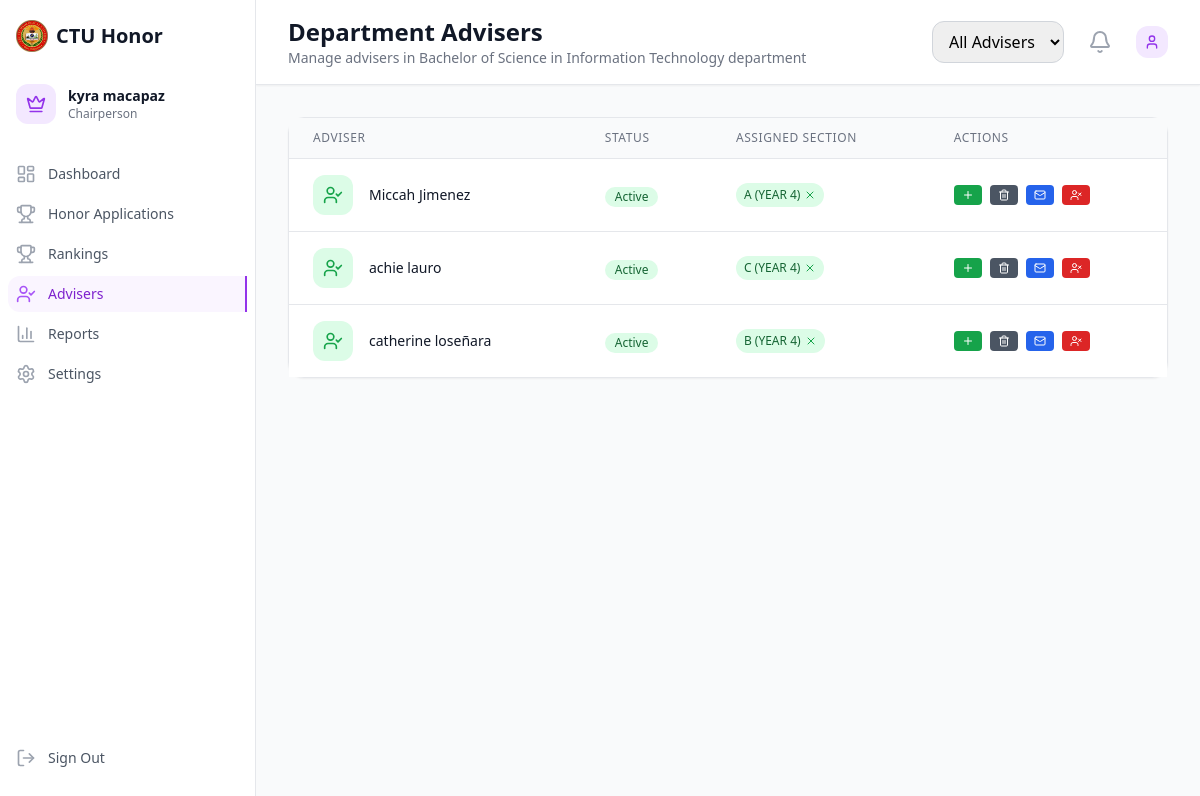
The app's page /chairperson/advisers.php (signed in) with its own data.
### tables this page shows
CREATE TABLE `users` (
  `id` int NOT NULL COMMENT 'Unique user identifier',
  `student_id` varchar(255) DEFAULT NULL,
  `email` varchar(100) NOT NULL COMMENT 'User email address (login credential)',
  `password` varchar(255) NOT NULL COMMENT 'Hashed password using password_hash()',
  `first_name` varchar(50) NOT NULL COMMENT 'User first name',
  `last_name` varchar(50) NOT NULL COMMENT 'User last name',
  `middle_name` varchar(50) DEFAULT NULL COMMENT 'User middle name (optional)',
  `role` enum('student','adviser','chairperson') NOT NULL DEFAULT 'student',
  `department` varchar(100) DEFAULT NULL COMMENT 'Academic department (e.g., Computer Science)',
  `college` varchar(100) DEFAULT NULL COMMENT 'College (e.g., College of Technology)',
  `course` varchar(150) DEFAULT NULL COMMENT 'Course/Program',
  `major` varchar(100) DEFAULT NULL COMMENT 'Major/Specialization',
  `year_level` int DEFAULT NULL COMMENT 'Student year level (1-4, null for non-students)',
  `section` varchar(100) DEFAULT NULL COMMENT 'Student/Adviser sections (JSON array or single value)',
  `contact_number` varchar(15) DEFAULT NULL COMMENT 'Phone/mobile number',
  `address` text COMMENT 'Complete address',
  `status` enum('active','inactive','suspended') DEFAULT 'active' COMMENT 'Account status',
  `email_verified` tinyint(1) DEFAULT '0' COMMENT 'Email verification status',
  `last_login` timestamp NULL DEFAULT NULL COMMENT 'Last login timestamp',
  `created_at` timestamp NULL DEFAULT CURRENT_TIMESTAMP COMMENT 'Account creation date',
  `updated_at` timestamp NULL DEFAULT CURRENT_TIMESTAMP ON UPDATE CURRENT_TIMESTAMP COMMENT 'Last update date',
  `program_id` int DEFAULT NULL
);

### chairperson/advisers.php (the view, shortened to what the rows shown need)
<?php
require_once '../config/config.php';
$database = new Database();
$db = $database->getConnection();
$department = $_SESSION['department'];
$query = "SELECT u.*,
                 (SELECT COUNT(*) FROM grade_submissions gs
                  JOIN users s ON gs.user_id = s.id
                  WHERE gs.processed_by = u.id AND s.department = :department) as processed_submissions,
                 (SELECT COUNT(*) FROM honor_applications ha
                  JOIN users s ON ha.user_id = s.id
                  WHERE ha.reviewed_by = u.id AND s.department = :department) as reviewed_applications,
                 (SELECT COUNT(*) FROM users s WHERE s.role = 'student' AND s.department = :department AND s.status = 'active') as total_students
          FROM users u
          WHERE u.role = 'adviser' AND u.department = :department
          ORDER BY u.status DESC, u.last_name, u.first_name";
$stmt = $db->prepare($query);
$stmt->bindParam(':department', $department);
$stmt->execute();
$advisers = $stmt->fetchAll(PDO::FETCH_ASSOC);
for ($i = 0; $i < count($advisers); $i++) {
    if (!empty($advisers[$i]['section'])) {
        $sections = json_decode($advisers[$i]['section'], true);
        $advisers[$i]['assigned_sections'] = $sections;
    } else {
        $advisers[$i]['assigned_sections'] = [];
    }
}
?>
<!DOCTYPE html>
<html lang="en">
<head>
    <script src="https://cdn.tailwindcss.com"></script>
</head>
<body class="bg-gray-50">
    <div class="flex h-screen">
        <div class="flex flex-col flex-1 overflow-hidden">
            <header class="bg-white shadow-sm border-b border-gray-200">
                <div class="flex items-center justify-between px-4 py-4 sm:px-6 lg:px-8">
                    <div class="flex items-center">
                        <div class="ml-4 md:ml-0">
                            <h1 class="text-2xl font-bold text-gray-900">Department Advisers</h1>
                        </div>
                    </div>
                </div>
            </header>
            <main class="flex-1 overflow-y-auto">
                <div class="p-4 sm:p-6 lg:p-8">
                    <div class="bg-white rounded-2xl shadow-sm border border-gray-200">
                        <?php if (empty($advisers)): ?>
                            <div class="text-center py-12">
                                <i data-lucide="user-check" class="w-16 h-16 text-gray-300 mx-auto mb-4"></i>
                                <h4 class="text-xl font-medium text-gray-900 mb-2">No advisers found</h4>
                                <p class="text-gray-500">No advisers match your current filter.</p>
                            </div>
                        <?php else: ?>
                            <div class="overflow-x-auto">
                                <table class="min-w-full divide-y divide-gray-200">
                                    <thead class="bg-gray-50">
                                        <tr>
                                            <th class="px-6 py-3 text-left text-xs font-medium text-gray-500 uppercase tracking-wider">Adviser</th>
                                            <th class="px-6 py-3 text-left text-xs font-medium text-gray-500 uppercase tracking-wider">Status</th>
                                            <th class="px-6 py-3 text-left text-xs font-medium text-gray-500 uppercase tracking-wider">Assigned Section</th>
                                            <th class="px-6 py-3 text-left text-xs font-medium text-gray-500 uppercase tracking-wider">Actions</th>
                                        </tr>
                                    </thead>
                                    <tbody class="bg-white divide-y divide-gray-200">
                                        <?php foreach ($advisers as $adviser): ?>
                                            <tr class="hover:bg-gray-50">
                                                <td class="px-6 py-4 whitespace-nowrap">
                                                    <div class="flex items-center">
                                                        <div class="w-10 h-10 bg-green-100 rounded-xl flex items-center justify-center">
                                                            <i data-lucide="user-check" class="w-5 h-5 text-green-600"></i>
                                                        </div>
                                                        <div class="ml-4">
                                                            <div class="text-sm font-medium text-gray-900"><?php echo htmlspecialchars($adviser['first_name'] . ' ' . $adviser['last_name']); ?></div>
                                                        </div>
                                                    </div>
                                                </td>
                                                <td class="px-6 py-4 whitespace-nowrap">
                                                    <span class="inline-flex items-center px-2.5 py-0.5 rounded-full text-xs font-medium <?php echo $adviser['status'] === 'active' ? 'bg-green-100 text-green-800' : 'bg-red-100 text-red-800'; ?>">
                                                        <?php echo ucfirst($adviser['status']); ?>
                                                    </span>
                                                </td>
                                                <td class="px-6 py-4 whitespace-nowrap text-sm">
                                                    <?php if (!empty($adviser['assigned_sections'])): ?>
                                                        <div class="flex flex-wrap gap-1">
                                                            <?php foreach ($adviser['assigned_sections'] as $section): ?>
                                                                <?php
                                                                $section_parts = explode('-', $section);
                                                                $section_letter = $section_parts[0];
                                                                $year_level = isset($section_parts[1]) ? $section_parts[1] : '';
                                                                $display_section = $section_letter . ($year_level ? " (Year {$year_level})" : "");
                                                                ?>
                                                                <span class="inline-flex items-center px-2 py-1 rounded-full text-xs bg-green-100 text-green-800 font-medium">
                                                                    <?php echo htmlspecialchars(formatSectionDisplay($display_section)); ?>
                                                                    <button onclick="removeSection(<?php echo $adviser['id']; ?>, '<?php echo htmlspecialchars($section, ENT_QUOTES); ?>')"
                                                                            class="ml-1 text-green-600 hover:text-green-800" title="Remove section">
                                                                        <i data-lucide="x" class="w-3 h-3"></i>
                                                                    </button>
                                                                </span>
                                                            <?php endforeach; ?>
                                                        </div>
                                                    <?php else: ?>
                                                        <span class="text-orange-600 font-medium">Not Assigned</span>
                                                    <?php endif; ?>
                                                </td>
                                                <td class="px-6 py-4 whitespace-nowrap text-sm">
                                                    <div class="flex items-center space-x-2">
                                                        <button onclick="showAssignSection(<?php echo $adviser['id']; ?>)"
                                                                class="bg-green-600 hover:bg-green-700 text-white px-2 py-1 rounded text-xs font-medium transition-colors" title="Add Section">
                                                            <i data-lucide="plus" class="w-3 h-3"></i>
                                                        </button>
                                                        <?php if (!empty($adviser['assigned_sections'])): ?>
                                                            <button onclick="manageAdviser(<?php echo $adviser['id']; ?>, 'unassign_section')"
                                                                    class="bg-gray-600 hover:bg-gray-700 text-white px-2 py-1 rounded text-xs font-medium transition-colors" title="Remove All Sections">
                                                                <i data-lucide="trash-2" class="w-3 h-3"></i>
                                                            </button>
                                                        <?php endif; ?>
                                                        <a href="mailto:<?php echo htmlspecialchars($adviser['email']); ?>"
                                                           class="bg-blue-600 hover:bg-blue-700 text-white px-2 py-1 rounded text-xs font-medium transition-colors" title="Send Email">
                                                            <i data-lucide="mail" class="w-3 h-3"></i>
                                                        </a>
                                                        <?php if ($adviser['status'] === 'active'): ?>
                                                            <button onclick="manageAdviser(<?php echo $adviser['id']; ?>, 'deactivate')"
                                                                    class="bg-red-600 hover:bg-red-700 text-white px-2 py-1 rounded text-xs font-medium transition-colors" title="Deactivate">
                                                                <i data-lucide="user-x" class="w-3 h-3"></i>
                                                            </button>
                                                        <?php endif; ?>
                                                    </div>
                                                </td>
                                            </tr>
                                        <?php endforeach; ?>
                                    </tbody>
                                </table>
                            </div>
                        <?php endif; ?>
                        </div>
                    </div>
                </div>
        </div>
</body>
</html>

### records on screen
users: first_name+last_name "Miccah Jimenez", status "Active", display_section "A (YEAR 4)"
users: first_name+last_name "achie lauro", status "Active", display_section "C (YEAR 4)"
users: first_name+last_name "catherine loseñara", status "Active", display_section "B (YEAR 4)"

### other values on screen
$_SESSION['first_name'] "kyra"
$_SESSION['last_name'] "macapaz"
$department "Bachelor of Science in Information Technology"
